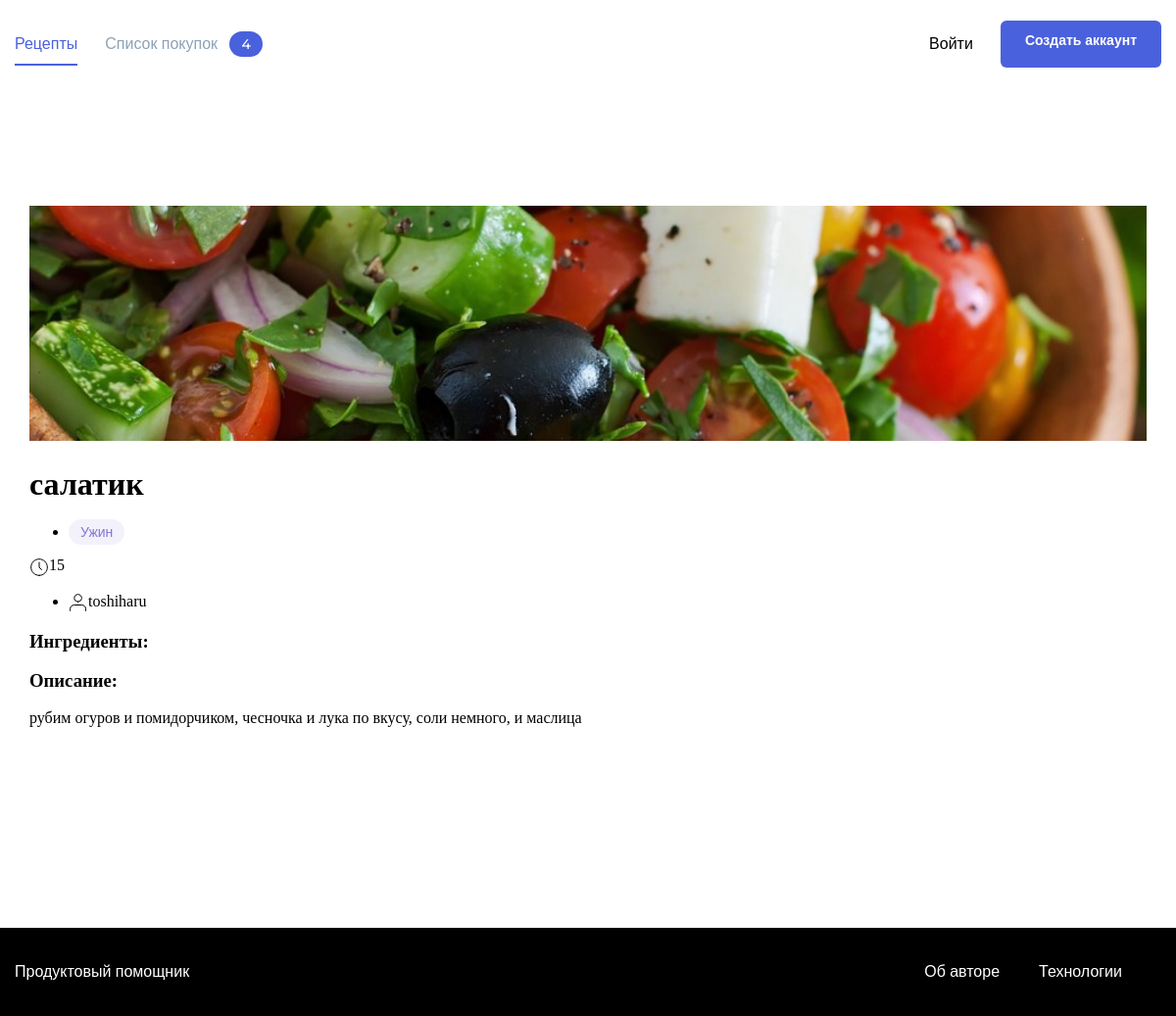
Before: /recipes/5/ with the older database file.
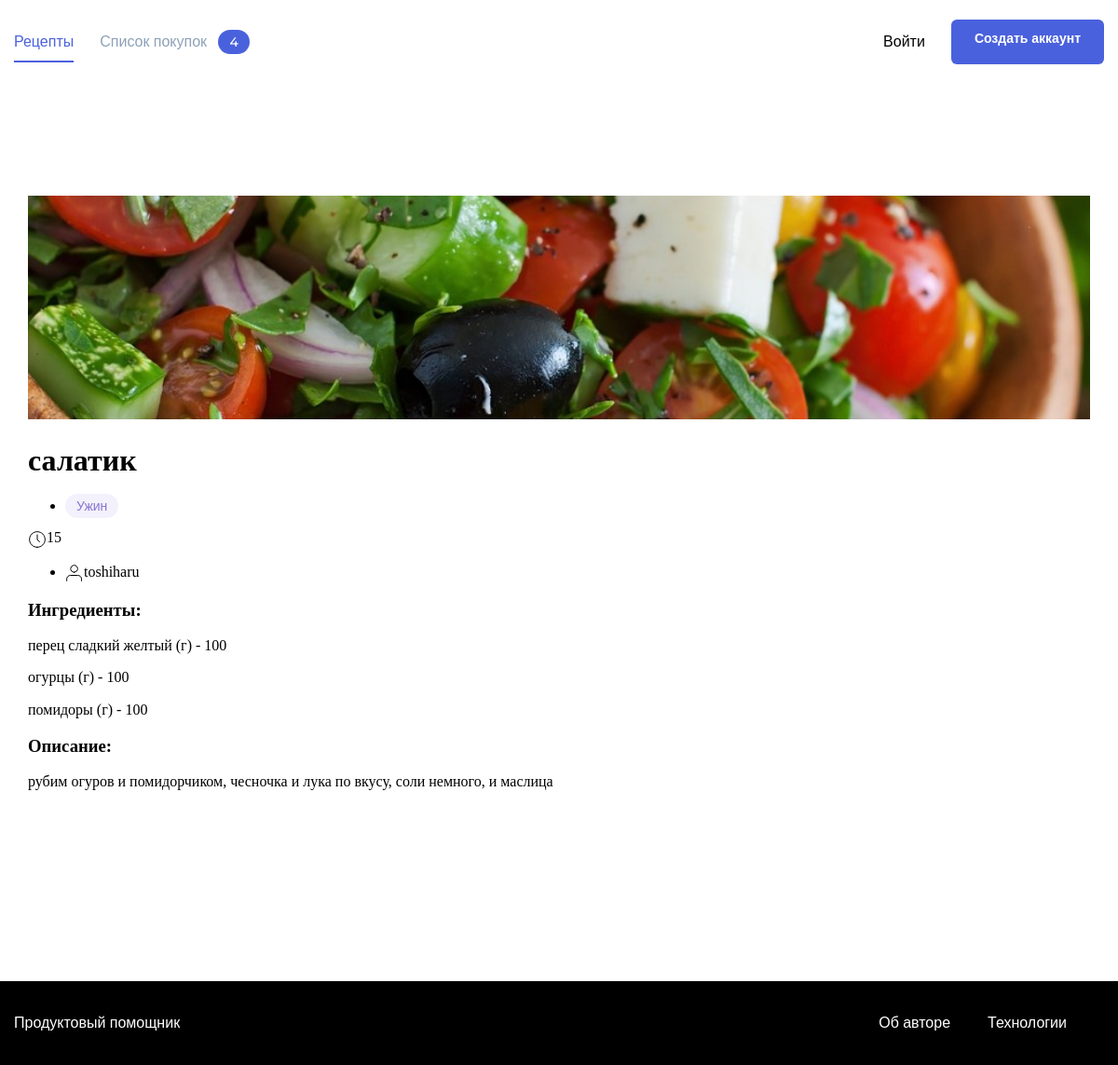
After: the same page with the newer database file.
### prod_h/models.py (models this page shows, shortened)
class Teg(models.Model):
    name = models.CharField(max_length=20)
    slug = models.SlugField(unique=True)

class Amount(models.Model):
    ingredient = models.ForeignKey(ListOfIngridients,
                                   on_delete=models.CASCADE,
                                   related_name='ingridient_name', )
    recipe = models.ForeignKey(
        Recipe, on_delete=models.CASCADE,
        related_name="recipe_ingredients",
        verbose_name='Рецепт',
    )
    counts = models.PositiveSmallIntegerField(verbose_name='количество',
        default=1)

class ListOfIngridients(models.Model):
    name = models.CharField(max_length=50,
                            unique=True,
                            verbose_name='Название ингредиента',
                            help_text='Название ингредиента, максимум 50 символов',
                            )
    units_of_measurement = models.CharField(max_length=20,
                                            verbose_name='Единица измерения',
                                            help_text='Единица измерения, максимум 20 симоволов',
                                            )
    def __str__(self):
        return f'{self.name} ({self.units_of_measurement})'

### prod_h/views.py (the view)
# urls.py: path('recipes/<int:recipe_id>/', views.recipe_detail,
def recipe_detail(request, recipe_id):
    recipe = get_object_or_404(Recipe, pk=recipe_id)
    context = {
        'recipe': recipe,
    }
    return render(request, 'singlePage.html', context=context)

### templates/singlePage.html (shortened to what this page needs)
{% extends "base.html" %}
{% load static %}
{% block static_css %}<link rel="stylesheet" href="{% static 'pages/index.css' %}">{% endblock %}
    {%block content%}
    <main class="main container">
        <div class="single-card" data-id="371" data-author="12">
            {% load thumbnail %}
            {% thumbnail recipe.image "364x240" crop="center" upscale=True as img %}
            <a href="#" class="link" target="_blank"><img src="{{ img.url }}" alt="{{ post.name }}" class="card__image"></a>
            {% endthumbnail %}
            <div class="single-card__info">
                <div class="single-card__header-info">
                    <h1 class="single-card__title">{{recipe.name}}</h1>
                </div>
                <ul class="single-card__items">
                {%include "includes/tag.html" with post=recipe %}
                </ul>
                <div class="single-card__items single-card__items_column">
                    <p class="single-card__text"><span class="icon-time"></span>{{recipe.time}}</p>
                    <ul class="single-card__items">
                        <li class="single-card__item"><p class="single-card__text"><span class="icon-user"></span>{{recipe.author}}</p></li>
                    </ul>
                </div>
                <div class="single-card__section">
                    <h3 class="single-card__section-title">Ингредиенты:</h3>
                    <div class="single-card__items single-card__items_column">
                        {%for ingr in recipe.recipe_ingredients.all%}
                          <p class=" single-card__section-item">{{ingr.ingredient}} - {{ingr.counts}}</p>
                        {%endfor%}
                    </div>
                </div>
                <div class="single-card__section">
                    <h3 class="single-card__section-title">Описание:</h3>
                    <p class=" single-card__section-text">{{recipe.text}}</p>
                </div>
            </div>
        </div>
    </main>
{%endblock%}}

### templates/includes/tag.html
{% for tag in post.tags.all %}
    {% if tag.name == 'breakfast' %}
        <li class="card__item"><span class="badge badge_style_orange">Завтрак</span></li>
    {% elif tag.name == 'lunch' %}
        <li class="card__item"><span class="badge badge_style_green">Обед</span></li>
    {% elif tag.name == 'dinner' %}
        <li class="card__item"><span class="badge badge_style_purple">Ужин</span></li>
    {% endif %}
{% endfor %}

Changed rows visible on the page:
added Amount: ingredient "перец сладкий желтый (г)", counts "100"
added Amount: ingredient "огурцы (г)", counts "100"
added Amount: ingredient "помидоры (г)", counts "100"
